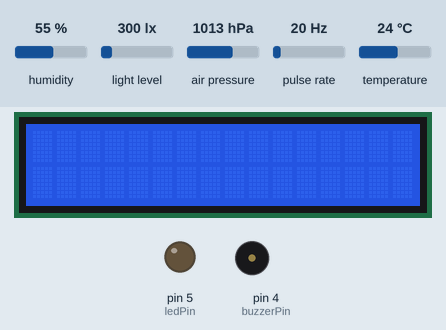
A sketch run on a simulated Arduino Mega 2560, built with avr-gcc and run on an emulated ATmega2560. Parts: 16×2 character LCD, output pins drawn as LEDs (lit = HIGH), buzzer (waves = sounding, pin HIGH). Wiring (inferred from the names in the program): pulse sensor: data pin 2. Inputs (shaded band) come from the test bench; at power-on: light level 300 lx, humidity 55 %, air pressure 1013 hPa, pulse rate 20 Hz, temperature 24 °C. The local clock reads 2024-03-15 10:24:30 at power-on unless the sketch sets it; the modem accepts every AT command (registered, SIM ready, sends succeed) and sends nothing else; what the sketch prints to the serial monitor is not drawn.

Above: at 1.2 s.
1.3 s: light level set to 976 lx
At 11.7 s:
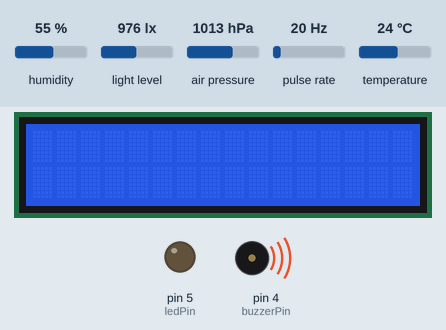
13.3 s: light level set to 1025 lx
At 23.5 s:
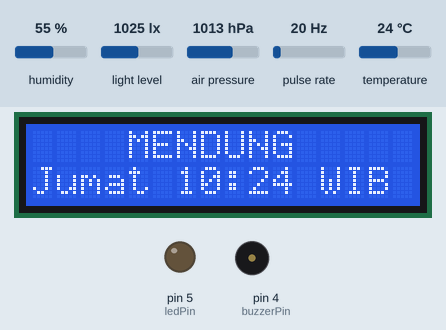
24.1 s: light level set to 40 lx
At 34.9 s:
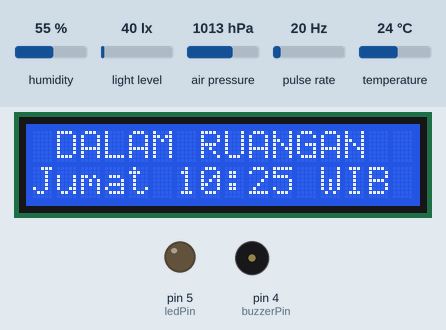
Timing chart, 0 to 36.4 s (numbered marks = the images above; inputs shaded):
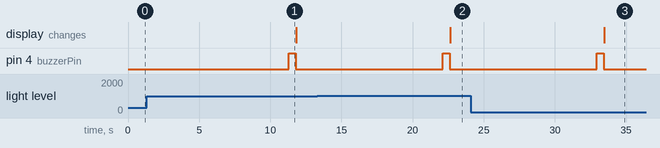

The sketch:

stasiuncuaca.ino
```cpp
#include <Wire.h>
#include <LiquidCrystal_I2C.h>
#include <RTClib.h>
#include <DHT.h>
#include <Adafruit_Sensor.h>
#include <SPI.h>
#include <Adafruit_BMP280.h>
#include <Adafruit_TSL2561_U.h>

// Inisialisasi LCD dengan alamat I2C 0x27, lebar 16 karakter, tinggi 2 baris
LiquidCrystal_I2C lcd(0x27, 16, 2);

// Inisialisasi sensor DHT22
int dhtPin = 3;
#define DHTTYPE DHT22
DHT dht(dhtPin, DHTTYPE);

// Inisialisasi RTC DS3231
RTC_DS3231 rtc;

// Inisialisasi anemometer
#define windPin 2
const float pi = 3.14159265;
int period = 10000; // Measurement period (miliseconds)
int radio = 90; // Distance from center windmill to outer cup (mm)
int jml_celah = 18; // jumlah celah sensor
volatile unsigned int counter = 0;
unsigned int RPM = 0;
float kalibrasi = 0;

// Inisialisasi buzzer
const int buzzerPin = 4;

// Inisialisasi BMP280
Adafruit_BMP280 bmp;

// Inisialisasi TSL2561
Adafruit_TSL2561_Unified tsl = Adafruit_TSL2561_Unified(TSL2561_ADDR_FLOAT, 12345);

// Inisialisasi LED
const int ledPin = 5;

// Variabel untuk timing
unsigned long previousMillis = 0;
const long interval = 1000;

// Variabel sensor
float suhu;
float kelembapan;
uint16_t lux;

// Variabel untuk status WiFi
bool wifiConnected = false;

// Variabel untuk kondisi cuaca sebelumnya
String previousKondisiCuaca = "";
String previousWaktuStr = "";

// Daftar hari
const char* daysOfTheWeek[] = {"Minggu", "Senin", "Selasa", "Rabu", "Kamis", "Jumat", "Sabtu"};

// Fungsi interrupt untuk anemometer
void addcount() {
  counter++;
}

void setup() {
  Serial.begin(9600);
  Serial1.begin(9600); // Serial1 untuk komunikasi dengan ESP8266

  // Inisialisasi RTC
  if (!rtc.begin()) {
    while (1) delay(10);
  }
  //rtc.adjust(DateTime(F(__DATE__), F(__TIME__)));

  // Inisialisasi sensor DHT
  dht.begin();

  // Inisialisasi LCD
  lcd.init();
  lcd.backlight();

  // Inisialisasi anemometer
  pinMode(windPin, INPUT);
  digitalWrite(windPin, HIGH);
  attachInterrupt(digitalPinToInterrupt(windPin), addcount, CHANGE);

  // Inisialisasi buzzer
  pinMode(buzzerPin, OUTPUT);

  // Inisialisasi BMP280
  if (!bmp.begin(0x76)) {
    while (1);
  }
  bmp.setSampling(Adafruit_BMP280::MODE_NORMAL,
                  Adafruit_BMP280::SAMPLING_X2,
                  Adafruit_BMP280::SAMPLING_X16,
                  Adafruit_BMP280::FILTER_X16,
                  Adafruit_BMP280::STANDBY_MS_500);

  // Inisialisasi TSL2561
  if (!tsl.begin()) {
    while (1);
  }
  tsl.enableAutoRange(true); // Sesuaikan rentang secara otomatis
  tsl.setIntegrationTime(TSL2561_INTEGRATIONTIME_13MS); // Waktu integrasi pendek untuk pembacaan cepat

  // Inisialisasi LED
  pinMode(ledPin, OUTPUT);
  digitalWrite(ledPin, LOW); // Matikan LED saat mulai
}

void loop() {
  unsigned long currentMillis = millis();

  if (currentMillis - previousMillis >= interval) {
    previousMillis = currentMillis;

    // Baca suhu dan kelembapan dari DHT
    suhu = dht.readTemperature();
    kelembapan = dht.readHumidity();

    // Hitung kecepatan angin dari anemometer
    windvelocity();
    RPMcalc();
    WindSpeed();

    // Baca tekanan dari BMP280
    float pressure = bmp.readPressure();

    // Baca intensitas cahaya dari TSL2561
    sensors_event_t event;
    tsl.getEvent(&event);
    lux = event.light;

    // Debugging untuk memeriksa nilai sensor
    Serial.print("Suhu: ");
    Serial.println(suhu);
    Serial.print("Kelembapan: ");
    Serial.println(kelembapan);
    Serial.print("Kecepatan Angin: ");
    Serial.print(kalibrasi);
    Serial.println(" [m/s]");
    Serial.print("Tekanan:  ");
    Serial.println(pressure);
    Serial.print("Lux: ");
    Serial.println(lux);

    // Algoritma penentuan kondisi cuaca
    String kondisiCuaca;
    if (isnan(lux) || lux == 0) { // Jika lux tidak valid atau nol
      kondisiCuaca = "DALAM RUANGAN";
    } else if (suhu >= 20 && suhu <= 35 && kalibrasi < 5 && lux > 5000) {
      kondisiCuaca = "CERAH";
    } else if (suhu > 20 && suhu <= 35 && kalibrasi > 5 && lux > 5000) {
      kondisiCuaca = "CERAH BERANGIN";
    } else if (suhu >= 20 && suhu <= 35 && kalibrasi < 5 && lux >= 1000 && lux <= 5000) {
      kondisiCuaca = "MENDUNG";
    } else if (suhu >= 20 && suhu <= 35 && kalibrasi >= 5 && kalibrasi <= 12 && lux >= 1000 && lux <= 5000) {
      kondisiCuaca = "MENDUNG BERANGIN";
    } else if (suhu >= 20 && suhu <= 30 && kalibrasi > 12 && lux >= 1000 && lux <= 5000) {
      kondisiCuaca = "CUACA BURUK";
    } else {
      kondisiCuaca = "DALAM RUANGAN";
    }

    // Dapatkan waktu sekarang dari RTC
    DateTime now = rtc.now();
    String waktuStr = String(daysOfTheWeek[now.dayOfTheWeek()]) + " " +
                      String(now.hour()) + ":" +
                      (now.minute() < 10 ? "0" : "") +
                      String(now.minute()) + " WIB";

    // Tampilkan nilai sensor di Serial Monitor beserta waktu
    if (!isnan(suhu) && !isnan(kelembapan) && !isnan(kalibrasi)) {
      Serial.println("Waktu: " + waktuStr);
      Serial.print("Kondisi Cuaca: ");
      Serial.println(kondisiCuaca);
      Serial.println(); // Baris kosong untuk pemisah
    }

    // Format data sensor untuk dikirim ke ThingSpeak melalui ESP8266
    String sensorData = "field1=" + String(suhu, 2) + "&field2=" + String(kelembapan, 2) +
                        "&field3=" + String(kalibrasi) + "&field4=" + String(pressure, 2) +
                        "&field5=" + String(lux);

    // Debugging: Tampilkan data sensor yang akan dikirim
    Serial.println("Sending data: " + sensorData);

    // Kirim data sensor ke Serial1 (untuk ESP8266)
    Serial1.print("AT+CIPSEND=");
    Serial1.println(sensorData.length() + 2);
    delay(100); // Tunggu
    Serial1.print(sensorData);
    Serial1.print("\r\n");

    // Cek jika kondisi cuaca berubah, bunyikan buzzer
    if (kondisiCuaca != previousKondisiCuaca) {
      digitalWrite(buzzerPin, HIGH);
      delay(500);
      digitalWrite(buzzerPin, LOW);
      previousKondisiCuaca = kondisiCuaca;

      // Update tampilan LCD
      lcd.clear();
      lcd.setCursor((16 - kondisiCuaca.length()) / 2, 0);
      lcd.print(kondisiCuaca);
      lcd.setCursor((16 - waktuStr.length()) / 2, 1);
      lcd.print(waktuStr);
    } else if (waktuStr != previousWaktuStr) {
      // Update waktu pada LCD jika hanya waktu yang berubah
      lcd.setCursor((16 - waktuStr.length()) / 2, 1);
      lcd.print(waktuStr);

      previousWaktuStr = waktuStr;
    }
  }

  // Cek status koneksi WiFi dari ESP8266
  if (Serial1.available()) {
    String status = Serial1.readStringUntil('\n');
    if (status.indexOf("WIFI_CONNECTED") != -1) {
      wifiConnected = true;
      digitalWrite(ledPin, HIGH); // Nyalakan LED jika WiFi terhubung
    } else if (status.indexOf("WIFI_DISCONNECTED") != -1) {
      wifiConnected = false;
      digitalWrite(ledPin, LOW); // Matikan LED jika WiFi terputus
    }
  }
}

// Fungsi untuk menghitung RPM
void RPMcalc() {
  noInterrupts();
  RPM = (counter / jml_celah) * (60 * 1000 / period);
  counter = 0;
  interrupts();
}

// Fungsi untuk menghitung kecepatan angin
void WindSpeed() {
  float circum = (2 * pi * radio) / 1000; // circumference in meters
  kalibrasi = circum * RPM / 60; // wind speed in m/s
}

// Fungsi untuk menghitung kecepatan angin dengan jeda
void windvelocity() {
  delay(period);
  RPMcalc();
  WindSpeed();
}
```

Measured:
- the behaviour switches between 999 and 1000 lx on light level (found by bisection; images 1 and 2)
- after the input at 13.3 s, pin 4 (buzzerPin): LOW → HIGH after 8.8 s, → LOW 0.50 s later; the display: changes after 9.3 s (image 2)
- after the input at 24.1 s, pin 4 (buzzerPin): LOW → HIGH after 8.8 s, → LOW 0.50 s later; the display: changes after 9.4 s (image 3)
